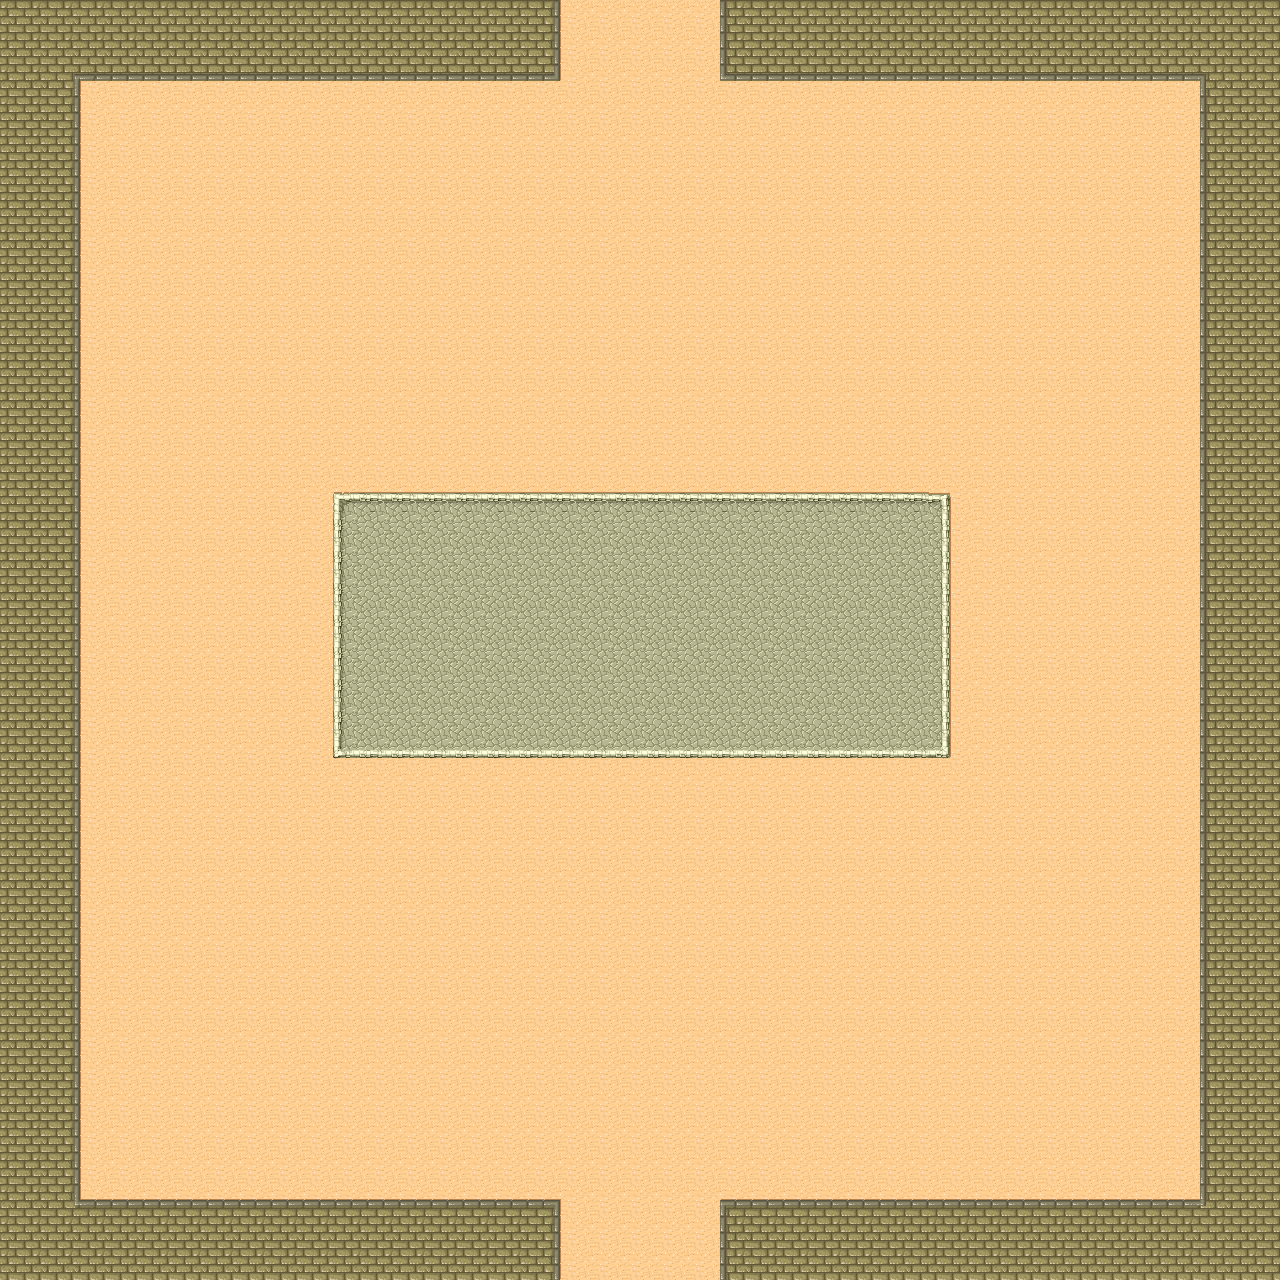

A 2D game scene composited from a Tiled map and its tileset images. What follows is a short description and the map's XML, with each tile layer's data collapsed to a summary:
An orthogonal 40x40 tile map with 32x32 px tiles, 2 tile layers (background, ground), 5 tilesets and 2 objects (spawnPoint, exitPoint).

<map version="1.0" orientation="orthogonal" renderorder="right-down" width="40" height="40" tilewidth="32" tileheight="32" nextobjectid="3">
 <tileset firstgid="1" name="Desert" tilewidth="32" tileheight="32" spacing="1" margin="1">
  <image source="textures/tmw_desert_spacing.png" width="265" height="199" />
  <terraintypes>
   <terrain name="Desert" tile="29" />
   <terrain name="Brick" tile="9" />
   <terrain name="Cobblestone" tile="33" />
   <terrain name="Dirt" tile="14" />
  </terraintypes>
  <tile id="0" terrain="0,0,0,1" />
  <tile id="1" terrain="0,0,1,1" />
  <tile id="2" terrain="0,0,1,0" />
  <tile id="3" terrain="3,3,3,0" />
  <tile id="4" terrain="3,3,0,3" />
  <tile id="5" terrain="0,0,0,3" />
  <tile id="6" terrain="0,0,3,3" />
  <tile id="7" terrain="0,0,3,0" />
  <tile id="8" terrain="0,1,0,1" />
  <tile id="9" terrain="1,1,1,1" />
  <tile id="10" terrain="1,0,1,0" />
  <tile id="11" terrain="3,0,3,3" />
  <tile id="12" terrain="0,3,3,3" />
  <tile id="13" terrain="0,3,0,3" />
  <tile id="14" terrain="3,3,3,3" />
  <tile id="15" terrain="3,0,3,0" />
  <tile id="16" terrain="0,1,0,0" />
  <tile id="17" terrain="1,1,0,0" />
  <tile id="18" terrain="1,0,0,0" />
  <tile id="19" terrain="1,1,1,0" />
  <tile id="20" terrain="1,1,0,1" />
  <tile id="21" terrain="0,3,0,0" />
  <tile id="22" terrain="3,3,0,0" />
  <tile id="23" terrain="3,0,0,0" />
  <tile id="24" terrain="0,0,0,2" />
  <tile id="25" terrain="0,0,2,2" />
  <tile id="26" terrain="0,0,2,0" />
  <tile id="27" terrain="1,0,1,1" />
  <tile id="28" terrain="0,1,1,1" />
  <tile id="29" terrain="0,0,0,0" />
  <tile id="30" terrain="0,0,0,0" probability="0.5" />
  <tile id="31" terrain="0,0,0,0" probability="0.5" />
  <tile id="32" terrain="0,2,0,2" />
  <tile id="33" terrain="2,2,2,2" />
  <tile id="34" terrain="2,0,2,0" />
  <tile id="35" terrain="2,2,2,0" />
  <tile id="36" terrain="2,2,0,2" />
  <tile id="37" terrain="0,0,0,0" probability="0.5" />
  <tile id="38" terrain="0,0,0,0" probability="0.5" />
  <tile id="39" terrain="0,0,0,0" probability="0.5" />
  <tile id="40" terrain="0,2,0,0" />
  <tile id="41" terrain="2,2,0,0" />
  <tile id="42" terrain="2,0,0,0" />
  <tile id="43" terrain="2,0,2,2" />
  <tile id="44" terrain="0,2,2,2" />
  <tile id="45" terrain="0,0,0,0" probability="0" />
  <tile id="46" terrain="0,0,0,0" probability="0.5" />
  <tile id="47" terrain="0,0,0,0" probability="0.5" />
 </tileset>
 <tileset firstgid="49" name="tower1_scout" tilewidth="64" tileheight="64">
  <properties>
   <property name="attack" value="10" />
   <property name="name" value="Scout" />
   <property name="radius" value="1" />
   <property name="size" value="2" />
   <property name="type" value="1" />
  </properties>
  <image source="textures/warcraft2/tilesets/winter/human/buildings/scout_tower.png" trans="ff00ff" width="64" height="128" />
  <terraintypes>
   <terrain name="idle_up" tile="0" />
   <terrain name="idle_down" tile="1" />
  </terraintypes>
 </tileset>
 <tileset firstgid="51" name="tower2_mage" tilewidth="96" tileheight="96">
  <properties>
   <property name="attack" value="25" />
   <property name="name" value="Mage" />
   <property name="radius" value="1" />
   <property name="size" value="3" />
   <property name="type" value="1" />
  </properties>
  <image source="textures/warcraft2/tilesets/winter/human/buildings/mage_tower.png" trans="ff00ff" width="96" height="192" />
  <terraintypes>
   <terrain name="idle_up" tile="0" />
   <terrain name="idle_down" tile="1" />
  </terraintypes>
 </tileset>
 <tileset firstgid="53" name="creep1_grunt" tilewidth="72" tileheight="72">
  <properties>
   <property name="health_point" value="100" />
   <property name="name" value="Grunt" />
  </properties>
  <image source="textures/warcraft2/orc/units/grunt.png" trans="ff00ff" width="360" height="864" />
  <terraintypes>
   <terrain name="idle_up" tile="0" />
   <terrain name="idle_up_right" tile="1" />
   <terrain name="idle_right" tile="2" />
   <terrain name="idle_down_right" tile="3" />
   <terrain name="idle_down" tile="4" />
   <terrain name="walk1_up" tile="10" />
   <terrain name="walk2_up" tile="5" />
   <terrain name="walk3_up" tile="10" />
   <terrain name="walk4_up" tile="20" />
   <terrain name="walk5_up" tile="15" />
   <terrain name="walk6_up" tile="20" />
   <terrain name="walk1_up_right" tile="11" />
   <terrain name="walk2_up_right" tile="6" />
   <terrain name="walk3_up_right" tile="11" />
   <terrain name="walk4_up_right" tile="21" />
   <terrain name="walk5_up_right" tile="16" />
   <terrain name="walk6_up_right" tile="21" />
   <terrain name="walk1_right" tile="12" />
   <terrain name="walk2_right" tile="7" />
   <terrain name="walk3_right" tile="12" />
   <terrain name="walk4_right" tile="22" />
   <terrain name="walk5_right" tile="17" />
   <terrain name="walk6_right" tile="22" />
   <terrain name="walk1_down_right" tile="13" />
   <terrain name="walk2_down_right" tile="8" />
   <terrain name="walk3_down_right" tile="13" />
   <terrain name="walk4_down_right" tile="23" />
   <terrain name="walk5_down_right" tile="18" />
   <terrain name="walk6_down_right" tile="23" />
   <terrain name="walk1_down" tile="14" />
   <terrain name="walk2_down" tile="9" />
   <terrain name="walk3_down" tile="14" />
   <terrain name="walk4_down" tile="24" />
   <terrain name="walk5_down" tile="19" />
   <terrain name="walk6_down" tile="24" />
   <terrain name="attack1_up" tile="25" />
   <terrain name="attack2_up" tile="30" />
   <terrain name="attack3_up" tile="35" />
   <terrain name="attack4_up" tile="40" />
   <terrain name="attack1_up_right" tile="26" />
   <terrain name="attack2_up_right" tile="31" />
   <terrain name="attack3_up_right" tile="36" />
   <terrain name="attack4_up_right" tile="41" />
   <terrain name="attack1_right" tile="27" />
   <terrain name="attack2_right" tile="32" />
   <terrain name="attack3_right" tile="37" />
   <terrain name="attack4_right" tile="42" />
   <terrain name="attack1_down_right" tile="28" />
   <terrain name="attack2_down_right" tile="33" />
   <terrain name="attack3_down_right" tile="38" />
   <terrain name="attack4_down_right" tile="43" />
   <terrain name="attack1_down" tile="29" />
   <terrain name="attack2_down" tile="34" />
   <terrain name="attack3_down" tile="39" />
   <terrain name="attack4_down" tile="44" />
   <terrain name="death1_up" tile="45" />
   <terrain name="death2_up" tile="50" />
   <terrain name="death3_up" tile="55" />
   <terrain name="death1_up_right" tile="46" />
   <terrain name="death2_up_right" tile="51" />
   <terrain name="death3_up_right" tile="56" />
   <terrain name="death1_right" tile="47" />
   <terrain name="death2_right" tile="52" />
   <terrain name="death3_right" tile="57" />
   <terrain name="death1_down_right" tile="48" />
   <terrain name="death2_down_right" tile="53" />
   <terrain name="death3_down_right" tile="58" />
   <terrain name="death1_down" tile="49" />
   <terrain name="death2_down" tile="54" />
   <terrain name="death3_down" tile="59" />
  </terraintypes>
 </tileset>
 <tileset firstgid="113" name="creep2_troll_axethrower" tilewidth="72" tileheight="72">
  <properties>
   <property name="health_point" value="100" />
   <property name="name" value="Troll" />
  </properties>
  <image source="textures/warcraft2/orc/units/troll_axethrower.png" trans="ff00ff" width="360" height="864" />
  <terraintypes>
   <terrain name="idle_up" tile="0" />
   <terrain name="idle_up_right" tile="1" />
   <terrain name="idle_right" tile="2" />
   <terrain name="idle_down_right" tile="3" />
   <terrain name="idle_down" tile="4" />
   <terrain name="walk1_up" tile="10" />
   <terrain name="walk2_up" tile="5" />
   <terrain name="walk3_up" tile="10" />
   <terrain name="walk4_up" tile="20" />
   <terrain name="walk5_up" tile="15" />
   <terrain name="walk6_up" tile="20" />
   <terrain name="walk1_up_right" tile="11" />
   <terrain name="walk2_up_right" tile="6" />
   <terrain name="walk3_up_right" tile="11" />
   <terrain name="walk4_up_right" tile="21" />
   <terrain name="walk5_up_right" tile="16" />
   <terrain name="walk6_up_right" tile="21" />
   <terrain name="walk1_right" tile="12" />
   <terrain name="walk2_right" tile="7" />
   <terrain name="walk3_right" tile="12" />
   <terrain name="walk4_right" tile="22" />
   <terrain name="walk5_right" tile="17" />
   <terrain name="walk6_right" tile="22" />
   <terrain name="walk1_down_right" tile="13" />
   <terrain name="walk2_down_right" tile="8" />
   <terrain name="walk3_down_right" tile="13" />
   <terrain name="walk4_down_right" tile="23" />
   <terrain name="walk5_down_right" tile="18" />
   <terrain name="walk6_down_right" tile="23" />
   <terrain name="walk1_down" tile="14" />
   <terrain name="walk2_down" tile="9" />
   <terrain name="walk3_down" tile="14" />
   <terrain name="walk4_down" tile="24" />
   <terrain name="walk5_down" tile="19" />
   <terrain name="walk6_down" tile="24" />
   <terrain name="attack1_up" tile="25" />
   <terrain name="attack2_up" tile="30" />
   <terrain name="attack3_up" tile="35" />
   <terrain name="attack4_up" tile="40" />
   <terrain name="attack1_up_right" tile="26" />
   <terrain name="attack2_up_right" tile="31" />
   <terrain name="attack3_up_right" tile="36" />
   <terrain name="attack4_up_right" tile="41" />
   <terrain name="attack1_right" tile="27" />
   <terrain name="attack2_right" tile="32" />
   <terrain name="attack3_right" tile="37" />
   <terrain name="attack4_right" tile="42" />
   <terrain name="attack1_down_right" tile="28" />
   <terrain name="attack2_down_right" tile="33" />
   <terrain name="attack3_down_right" tile="38" />
   <terrain name="attack4_down_right" tile="43" />
   <terrain name="attack1_down" tile="29" />
   <terrain name="attack2_down" tile="34" />
   <terrain name="attack3_down" tile="39" />
   <terrain name="attack4_down" tile="44" />
   <terrain name="death1_up" tile="45" />
   <terrain name="death2_up" tile="50" />
   <terrain name="death3_up" tile="55" />
   <terrain name="death1_up_right" tile="46" />
   <terrain name="death2_up_right" tile="51" />
   <terrain name="death3_up_right" tile="56" />
   <terrain name="death1_right" tile="47" />
   <terrain name="death2_right" tile="52" />
   <terrain name="death3_right" tile="57" />
   <terrain name="death1_down_right" tile="48" />
   <terrain name="death2_down_right" tile="53" />
   <terrain name="death3_down_right" tile="58" />
   <terrain name="death1_down" tile="49" />
   <terrain name="death2_down" tile="54" />
   <terrain name="death3_down" tile="59" />
  </terraintypes>
 </tileset>
 <layer name="background" width="40" height="40">
  <data>[1600 cells, 1600 non-empty, 1 distinct tile ids]</data>
 </layer>
 <layer name="ground" width="40" height="40">
  <data>[1600 cells, 600 non-empty, 22 distinct tile ids]</data>
 </layer>
 <objectgroup name="points">
  <object id="1" name="spawnPoint" gid="48" x="608" y="32" />
  <object id="2" name="exitPoint" gid="47" x="640" y="1280" />
 </objectgroup>
</map>
